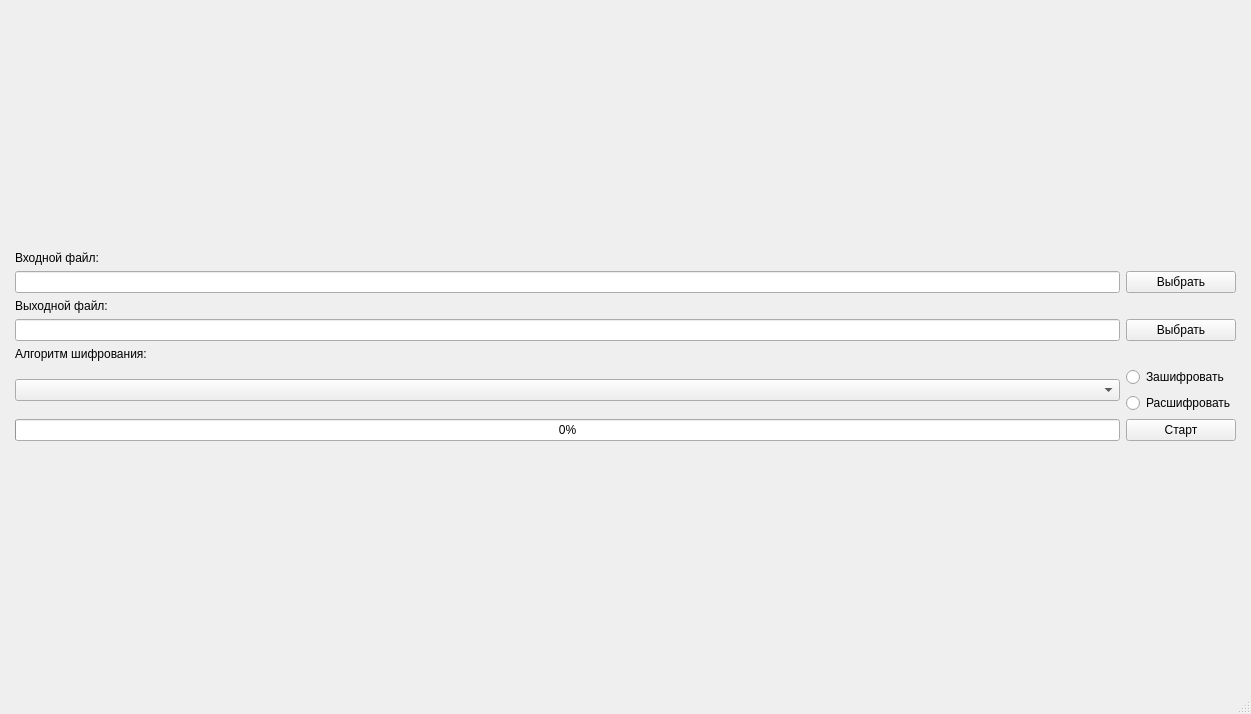
<?xml version="1.0" encoding="UTF-8"?>
<ui version="4.0">
 <class>MainWindow</class>
 <widget class="QMainWindow" name="MainWindow">
  <property name="geometry">
   <rect>
    <x>0</x>
    <y>0</y>
    <width>1251</width>
    <height>714</height>
   </rect>
  </property>
  <property name="sizePolicy">
   <sizepolicy hsizetype="Expanding" vsizetype="Expanding">
    <horstretch>0</horstretch>
    <verstretch>0</verstretch>
   </sizepolicy>
  </property>
  <property name="windowTitle">
   <string>Шифратор и Дешифратр</string>
  </property>
  <widget class="QWidget" name="centralwidget">
   <property name="sizePolicy">
    <sizepolicy hsizetype="Maximum" vsizetype="Maximum">
     <horstretch>1</horstretch>
     <verstretch>1</verstretch>
    </sizepolicy>
   </property>
   <layout class="QGridLayout" name="gridLayout_2">
    <item row="0" column="0">
     <layout class="QGridLayout" name="gridLayout" rowstretch="0,0,0,0,0,0,0,0,0" columnstretch="0,0,0">
      <property name="sizeConstraint">
       <enum>QLayout::SetMaximumSize</enum>
      </property>
      <property name="leftMargin">
       <number>6</number>
      </property>
      <property name="topMargin">
       <number>6</number>
      </property>
      <property name="rightMargin">
       <number>6</number>
      </property>
      <property name="bottomMargin">
       <number>6</number>
      </property>
      <property name="spacing">
       <number>6</number>
      </property>
      <item row="6" column="2">
       <layout class="QVBoxLayout" name="verticalLayout_2">
        <item>
         <widget class="QRadioButton" name="radioButtonEncrypt">
          <property name="text">
           <string>Зашифровать</string>
          </property>
         </widget>
        </item>
        <item>
         <widget class="QRadioButton" name="radioButtonDecrypt">
          <property name="text">
           <string>Расшифровать</string>
          </property>
         </widget>
        </item>
       </layout>
      </item>
      <item row="8" column="2">
       <widget class="QPushButton" name="pushButtonStartCrypt">
        <property name="text">
         <string>Старт</string>
        </property>
       </widget>
      </item>
      <item row="2" column="2">
       <widget class="QPushButton" name="pushButtonInport">
        <property name="text">
         <string>Выбрать</string>
        </property>
       </widget>
      </item>
      <item row="3" column="0">
       <widget class="QLabel" name="label_2">
        <property name="sizePolicy">
         <sizepolicy hsizetype="Preferred" vsizetype="Fixed">
          <horstretch>0</horstretch>
          <verstretch>0</verstretch>
         </sizepolicy>
        </property>
        <property name="text">
         <string>Выходной файл:</string>
        </property>
        <property name="alignment">
         <set>Qt::AlignLeading|Qt::AlignLeft|Qt::AlignTop</set>
        </property>
       </widget>
      </item>
      <item row="1" column="0">
       <widget class="QLabel" name="label">
        <property name="sizePolicy">
         <sizepolicy hsizetype="Expanding" vsizetype="Fixed">
          <horstretch>0</horstretch>
          <verstretch>0</verstretch>
         </sizepolicy>
        </property>
        <property name="text">
         <string>Входной файл:</string>
        </property>
        <property name="alignment">
         <set>Qt::AlignLeading|Qt::AlignLeft|Qt::AlignTop</set>
        </property>
       </widget>
      </item>
      <item row="6" column="0">
       <widget class="QComboBox" name="comboBoxCryptType"/>
      </item>
      <item row="5" column="0">
       <widget class="QLabel" name="label_3">
        <property name="sizePolicy">
         <sizepolicy hsizetype="Preferred" vsizetype="Fixed">
          <horstretch>0</horstretch>
          <verstretch>0</verstretch>
         </sizepolicy>
        </property>
        <property name="text">
         <string>Алгоритм шифрования:</string>
        </property>
        <property name="alignment">
         <set>Qt::AlignLeading|Qt::AlignLeft|Qt::AlignTop</set>
        </property>
       </widget>
      </item>
      <item row="8" column="0">
       <widget class="QProgressBar" name="progressBarCrypt">
        <property name="maximum">
         <number>100</number>
        </property>
        <property name="value">
         <number>0</number>
        </property>
        <property name="alignment">
         <set>Qt::AlignBottom|Qt::AlignHCenter</set>
        </property>
        <property name="textDirection">
         <enum>QProgressBar::TopToBottom</enum>
        </property>
       </widget>
      </item>
      <item row="4" column="0">
       <widget class="QLineEdit" name="lineEditExport">
        <property name="alignment">
         <set>Qt::AlignLeading|Qt::AlignLeft|Qt::AlignTop</set>
        </property>
       </widget>
      </item>
      <item row="4" column="2">
       <widget class="QPushButton" name="pushButtonExport">
        <property name="text">
         <string>Выбрать</string>
        </property>
       </widget>
      </item>
      <item row="2" column="0">
       <widget class="QLineEdit" name="lineEditInport">
        <property name="sizePolicy">
         <sizepolicy hsizetype="Expanding" vsizetype="Fixed">
          <horstretch>0</horstretch>
          <verstretch>0</verstretch>
         </sizepolicy>
        </property>
        <property name="alignment">
         <set>Qt::AlignLeading|Qt::AlignLeft|Qt::AlignTop</set>
        </property>
       </widget>
      </item>
      <item row="7" column="0">
       <layout class="QVBoxLayout" name="verticalLayoutForParams"/>
      </item>
     </layout>
    </item>
   </layout>
  </widget>
  <widget class="QMenuBar" name="menubar">
   <property name="geometry">
    <rect>
     <x>0</x>
     <y>0</y>
     <width>1251</width>
     <height>18</height>
    </rect>
   </property>
  </widget>
  <widget class="QStatusBar" name="statusbar"/>
 </widget>
 <resources/>
 <connections/>
</ui>
